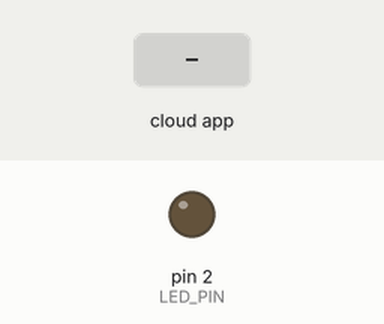
This sketch was run on a simulated Arduino Uno, built with avr-gcc and run on an emulated ATmega328P. Shown: output pins drawn as LEDs (lit = HIGH). The test bench sets the inputs (shaded band). The ROS host is connected and sends only what is stated.

Above: at 3.7 s.
3.8 s: the phone or cloud app sets pi_comm_test to 0
At 3.96 s:
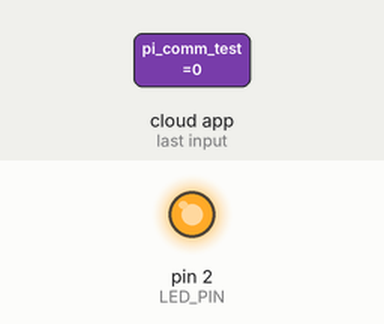
Timing chart, 0 to 12.8 s (numbered marks = the images above; inputs shaded):
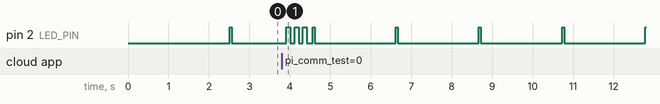

The sketch:

comm_test.ino
```cpp
#include <micro_ros_arduino.h>

#include <rcl/rcl.h>
#include <rclc/rclc.h>
#include <rclc/executor.h>
#include <std_msgs/msg/string.h>

#define LED_PIN 2

rcl_publisher_t esp_publisher;
rcl_subscription_t pi_subscriber;

std_msgs__msg__String esp_msg;
std_msgs__msg__String pi_msg;

rclc_support_t support;
rcl_allocator_t allocator;
rcl_node_t node;
rclc_executor_t executor;

static char esp_msg_buffer[100];
static char pi_msg_buffer[100];

int counter = 0;

volatile bool got_pi_msg = false;
unsigned long blink_time = 0;
int blink_count = 0;

#define RCCHECK(fn) { rcl_ret_t rc = fn; if (rc != RCL_RET_OK) error_loop(); }
#define RCSOFTCHECK(fn) { rcl_ret_t rc = fn; (void)rc; }

void error_loop() {
  while (1) {
    digitalWrite(LED_PIN, HIGH);
    delay(100);
    digitalWrite(LED_PIN, LOW);
    delay(100);
  }
}

void pi_callback(const void *msgin) {
  const std_msgs__msg__String *msg = (const std_msgs__msg__String *)msgin;
  (void)msg;

  got_pi_msg = true;
  blink_count = 0;
  blink_time = millis();
}

void setup() {
  Serial.begin(115200);
  delay(500);

  pinMode(LED_PIN, OUTPUT);
  digitalWrite(LED_PIN, LOW);

  set_microros_transports();
  delay(2000);

  allocator = rcl_get_default_allocator();

  esp_msg.data.data = esp_msg_buffer;
  esp_msg.data.capacity = sizeof(esp_msg_buffer);
  esp_msg.data.size = 0;

  pi_msg.data.data = pi_msg_buffer;
  pi_msg.data.capacity = sizeof(pi_msg_buffer);
  pi_msg.data.size = 0;

  RCCHECK(rclc_support_init(&support, 0, NULL, &allocator));

  RCCHECK(rclc_node_init_default(
    &node,
    "esp32_bidirectional_node",
    "",
    &support
  ));

  RCCHECK(rclc_publisher_init_default(
    &esp_publisher,
    &node,
    ROSIDL_GET_MSG_TYPE_SUPPORT(std_msgs, msg, String),
    "esp_comm_test"
  ));

  RCCHECK(rclc_subscription_init_default(
    &pi_subscriber,
    &node,
    ROSIDL_GET_MSG_TYPE_SUPPORT(std_msgs, msg, String),
    "pi_comm_test"
  ));

  RCCHECK(rclc_executor_init(
    &executor,
    &support.context,
    1,
    &allocator
  ));

  RCCHECK(rclc_executor_add_subscription(
    &executor,
    &pi_subscriber,
    &pi_msg,
    &pi_callback,
    ON_NEW_DATA
  ));
}

void handle_led() {
  if (!got_pi_msg) return;

  if (millis() - blink_time >= 100) {
    blink_time = millis();
    digitalWrite(LED_PIN, !digitalRead(LED_PIN));
    blink_count++;

    if (blink_count >= 6) {
      got_pi_msg = false;
      blink_count = 0;
      digitalWrite(LED_PIN, LOW);
    }
  }
}

void loop() {
  static unsigned long last_publish = 0;

  RCSOFTCHECK(rclc_executor_spin_some(&executor, RCL_MS_TO_NS(10)));

  if (millis() - last_publish >= 2000) {
    snprintf(esp_msg_buffer, sizeof(esp_msg_buffer), "hello pi %d", counter++);

    esp_msg.data.size = strlen(esp_msg_buffer);
    esp_msg.data.capacity = sizeof(esp_msg_buffer);

    RCSOFTCHECK(rcl_publish(&esp_publisher, &esp_msg, NULL));

    // heartbeat blink on every publish attempt
    digitalWrite(LED_PIN, HIGH);
    delay(50);
    digitalWrite(LED_PIN, LOW);

    last_publish = millis();
  }

  handle_led();

  delay(10);
}
```
